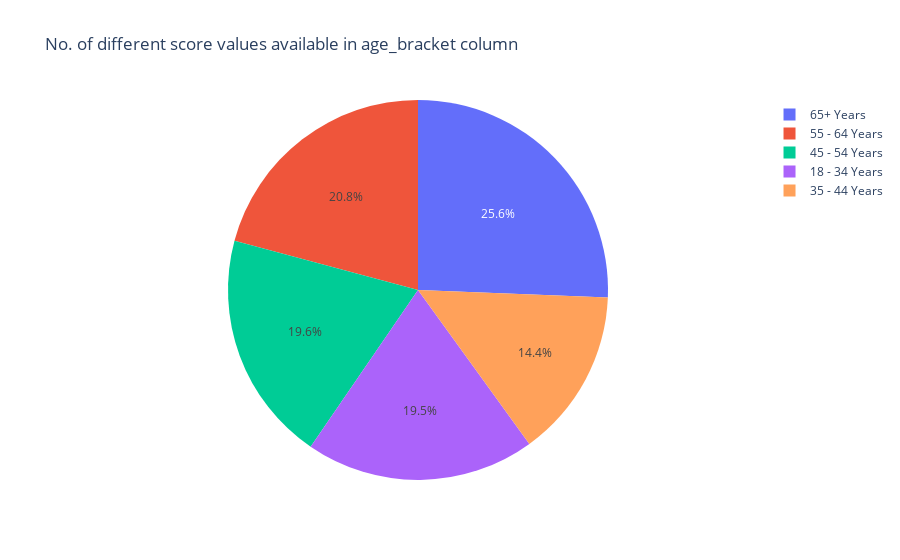

Notebook code for this chart:
### Code cell
## To see how many different values inside 1 columns

quality_counts = data_frame['age_bracket'].value_counts().reset_index()
quality_counts.columns = ['age_bracket', 'Count']
# Creating a pie chart
fig = px.pie(quality_counts, values='Count', names='age_bracket', title='No. of different score values available in age_bracket column')
fig.show()

### Figure 1 — Plotly figure (JSON) as saved in the notebook; plotly's stock layout.template omitted (floating-point values rounded to 4 significant figures)
{"data": [{"domain": {"x": [0, 1], "y": [0, 1]}, "hovertemplate": "age_bracket=%{label}<br>Count=%{value}<extra></extra>", "labels": ["65+ Years", "55 - 64 Years", "45 - 54 Years", "18 - 34 Years", "35 - 44 Years"], "legendgroup": "", "name": "", "showlegend": true, "type": "pie", "values": [6843, 5563, 5238, 5215, 3848]}], "layout": {"legend": {"tracegroupgap": 0}, "title": {"text": "No. of different score values available in age_bracket column"}}}
